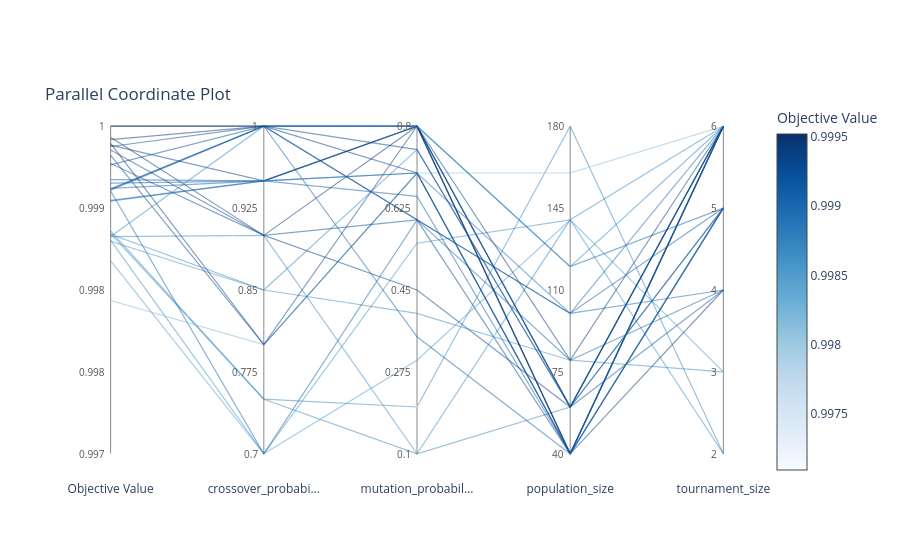

Here is the notebook cell this chart was saved with:
### Code cell
# Shows all parameter combinations together
plot_parallel_coordinate(study).show()

### Figure 1 — Plotly figure (JSON) as saved in the notebook; plotly's stock layout.template omitted (floating-point values rounded to 4 significant figures)
{"data": [{"customdata": [["Objective Value", "0.999"], ["crossover_probabi...", "1"], ["mutation_probabil...", "0.6"], ["population_size", "100"], ["tournament_size", "4"]], "hovertemplate": "%{customdata[0]}: %{customdata[1]}<extra></extra>", "line": {"color": "rgb(21.213058419246938, 97.91271477663608, 169.21305841924695)", "dash": "solid", "width": 1.2}, "mode": "lines", "opacity": 0.5, "showlegend": false, "type": "scatter", "x": [0, 1, 2, 3, 4], "y": [0.8089, 1, 0.7143, 0.4286, 0.5]}, {"customdata": [["Objective Value", "0.999"], ["crossover_probabi...", "0.75"], ["mutation_probabil...", "0.1"], ["population_size", "60"], ["tournament_size", "6"]], "hovertemplate": "%{customdata[0]}: %{customdata[1]}<extra></extra>", "line": {"color": "rgb(53.54845360825808, 133.5484536082581, 191.58556701031478)", "dash": "solid", "width": 1.2}, "mode": "lines", "opacity": 0.5, "showlegend": false, "type": "scatter", "x": [0, 1, 2, 3, 4], "y": [0.6722, 0.1667, 0, 0.1429, 1]}, {"customdata": [["Objective Value", "0.999"], ["crossover_probabi...", "0.9"], ["mutation_probabil...", "0.1"], ["population_size", "140"], ["tournament_size", "6"]], "hovertemplate": "%{customdata[0]}: %{customdata[1]}<extra></extra>", "line": {"color": "rgb(55.907216494847276, 135.90721649484726, 192.80068728522434)", "dash": "solid", "width": 1.2}, "mode": "lines", "opacity": 0.5, "showlegend": false, "type": "scatter", "x": [0, 1, 2, 3, 4], "y": [0.6632, 0.6667, 0, 0.7143, 1]}, {"customdata": [["Objective Value", "0.999"], ["crossover_probabi...", "0.75"], ["mutation_probabil...", "0.2"], ["population_size", "180"], ["tournament_size", "2"]], "hovertemplate": "%{customdata[0]}: %{customdata[1]}<extra></extra>", "line": {"color": "rgb(51.55257731959729, 131.5525773195973, 190.5573883161562)", "dash": "solid", "width": 1.2}, "mode": "lines", "opacity": 0.5, "showlegend": false, "type": "scatter", "x": [0, 1, 2, 3, 4], "y": [0.6797, 0.1667, 0.1429, 1, 0]}, {"customdata": [["Objective Value", "0.999"], ["crossover_probabi...", "0.85"], ["mutation_probabil...", "0.4"], ["population_size", "80"], ["tournament_size", "3"]], "hovertemplate": "%{customdata[0]}: %{customdata[1]}<extra></extra>", "line": {"color": "rgb(59.71752577319857, 139.71752577319856, 194.7635738831629)", "dash": "solid", "width": 1.2}, "mode": "lines", "opacity": 0.5, "showlegend": false, "type": "scatter", "x": [0, 1, 2, 3, 4], "y": [0.6488, 0.5, 0.4286, 0.2857, 0.25]}, {"customdata": [["Objective Value", "0.999"], ["crossover_probabi...", "0.7"], ["mutation_probabil...", "0.3"], ["population_size", "140"], ["tournament_size", "3"]], "hovertemplate": "%{customdata[0]}: %{customdata[1]}<extra></extra>", "line": {"color": "rgb(77.80687285223024, 154.06323024054748, 202.60756013745572)", "dash": "solid", "width": 1.2}, "mode": "lines", "opacity": 0.5, "showlegend": false, "type": "scatter", "x": [0, 1, 2, 3, 4], "y": [0.589, 0, 0.2857, 0.7143, 0.25]}, {"customdata": [["Objective Value", "0.997"], ["crossover_probabi...", "0.95"], ["mutation_probabil...", "0.2"], ["population_size", "120"], ["tournament_size", "4"]], "hovertemplate": "%{customdata[0]}: %{customdata[1]}<extra></extra>", "line": {"color": "rgb(247.0, 251.0, 255.0)", "dash": "solid", "width": 1.2}, "mode": "lines", "opacity": 0.5, "showlegend": false, "type": "scatter", "x": [0, 1, 2, 3, 4], "y": [0, 0.8333, 0.1429, 0.5714, 0.5]}, {"customdata": [["Objective Value", "0.999"], ["crossover_probabi...", "0.7"], ["mutation_probabil...", "0.55"], ["population_size", "140"], ["tournament_size", "2"]], "hovertemplate": "%{customdata[0]}: %{customdata[1]}<extra></extra>", "line": {"color": "rgb(58.991752577317534, 138.99175257731753, 194.38969072164844)", "dash": "solid", "width": 1.2}, "mode": "lines", "opacity": 0.5, "showlegend": false, "type": "scatter", "x": [0, 1, 2, 3, 4], "y": [0.6515, 0, 0.6429, 0.7143, 0]}, {"customdata": [["Objective Value", "1"], ["crossover_probabi...", "1"], ["mutation_probabil...", "0.8"], ["population_size", "40"], ["tournament_size", "6"]], "hovertemplate": "%{customdata[0]}: %{customdata[1]}<extra></extra>", "line": {"color": "rgb(8.0, 48.0, 107.0)", "dash": "solid", "width": 1.2}, "mode": "lines", "opacity": 0.5, "showlegend": false, "type": "scatter", "x": [0, 1, 2, 3, 4], "y": [1, 1, 1, 0, 1]}, {"customdata": [["Objective Value", "0.999"], ["crossover_probabi...", "0.7"], ["mutation_probabil...", "0.6"], ["population_size", "80"], ["tournament_size", "4"]], "hovertemplate": "%{customdata[0]}: %{customdata[1]}<extra></extra>", "line": {"color": "rgb(22.587628865982172, 99.67216494845718, 170.58762886598217)", "dash": "solid", "width": 1.2}, "mode": "lines", "opacity": 0.5, "showlegend": false, "type": "scatter", "x": [0, 1, 2, 3, 4], "y": [0.8021, 0, 0.7143, 0.2857, 0.5]}, {"customdata": [["Objective Value", "0.998"], ["crossover_probabi...", "0.8"], ["mutation_probabil...", "0.7"], ["population_size", "160"], ["tournament_size", "6"]], "hovertemplate": "%{customdata[0]}: %{customdata[1]}<extra></extra>", "line": {"color": "rgb(120.03917525773326, 181.15876288659865, 216.8123711340209)", "dash": "solid", "width": 1.2}, "mode": "lines", "opacity": 0.5, "showlegend": false, "type": "scatter", "x": [0, 1, 2, 3, 4], "y": [0.468, 0.3333, 0.8571, 0.8571, 1]}, {"customdata": [["Objective Value", "1"], ["crossover_probabi...", "1"], ["mutation_probabil...", "0.8"], ["population_size", "40"], ["tournament_size", "6"]], "hovertemplate": "%{customdata[0]}: %{customdata[1]}<extra></extra>", "line": {"color": "rgb(8.0, 48.0, 107.0)", "dash": "solid", "width": 1.2}, "mode": "lines", "opacity": 0.5, "showlegend": false, "type": "scatter", "x": [0, 1, 2, 3, 4], "y": [1, 1, 1, 0, 1]}, {"customdata": [["Objective Value", "0.999"], ["crossover_probabi...", "0.95"], ["mutation_probabil...", "0.65"], ["population_size", "40"], ["tournament_size", "6"]], "hovertemplate": "%{customdata[0]}: %{customdata[1]}<extra></extra>", "line": {"color": "rgb(20.93814432989806, 97.56082474226952, 168.93814432989805)", "dash": "solid", "width": 1.2}, "mode": "lines", "opacity": 0.5, "showlegend": false, "type": "scatter", "x": [0, 1, 2, 3, 4], "y": [0.8103, 0.8333, 0.7857, 0, 1]}, {"customdata": [["Objective Value", "0.999"], ["crossover_probabi...", "1"], ["mutation_probabil...", "0.8"], ["population_size", "60"], ["tournament_size", "6"]], "hovertemplate": "%{customdata[0]}: %{customdata[1]}<extra></extra>", "line": {"color": "rgb(21.487972508586665, 98.26460481099093, 169.48797250858667)", "dash": "solid", "width": 1.2}, "mode": "lines", "opacity": 0.5, "showlegend": false, "type": "scatter", "x": [0, 1, 2, 3, 4], "y": [0.8076, 1, 1, 0.1429, 1]}, {"customdata": [["Objective Value", "0.999"], ["crossover_probabi...", "0.95"], ["mutation_probabil...", "0.8"], ["population_size", "60"], ["tournament_size", "4"]], "hovertemplate": "%{customdata[0]}: %{customdata[1]}<extra></extra>", "line": {"color": "rgb(15.57731958763155, 90.69896907216838, 163.57731958763156)", "dash": "solid", "width": 1.2}, "mode": "lines", "opacity": 0.5, "showlegend": false, "type": "scatter", "x": [0, 1, 2, 3, 4], "y": [0.8371, 0.8333, 1, 0.1429, 0.5]}, {"customdata": [["Objective Value", "0.999"], ["crossover_probabi...", "0.8"], ["mutation_probabil...", "0.7"], ["population_size", "40"], ["tournament_size", "6"]], "hovertemplate": "%{customdata[0]}: %{customdata[1]}<extra></extra>", "line": {"color": "rgb(8.0, 71.58762886597668, 142.02405498281388)", "dash": "solid", "width": 1.2}, "mode": "lines", "opacity": 0.5, "showlegend": false, "type": "scatter", "x": [0, 1, 2, 3, 4], "y": [0.9107, 0.3333, 0.8571, 0, 1]}, {"customdata": [["Objective Value", "0.999"], ["crossover_probabi...", "0.95"], ["mutation_probabil...", "0.8"], ["population_size", "120"], ["tournament_size", "5"]], "hovertemplate": "%{customdata[0]}: %{customdata[1]}<extra></extra>", "line": {"color": "rgb(17.776632302404266, 93.51408934707746, 165.77663230240427)", "dash": "solid", "width": 1.2}, "mode": "lines", "opacity": 0.5, "showlegend": false, "type": "scatter", "x": [0, 1, 2, 3, 4], "y": [0.8261, 0.8333, 1, 0.5714, 0.75]}, {"customdata": [["Objective Value", "0.999"], ["crossover_probabi...", "1"], ["mutation_probabil...", "0.7"], ["population_size", "40"], ["tournament_size", "4"]], "hovertemplate": "%{customdata[0]}: %{customdata[1]}<extra></extra>", "line": {"color": "rgb(8.0, 58.88659793815516, 123.16494845362433)", "dash": "solid", "width": 1.2}, "mode": "lines", "opacity": 0.5, "showlegend": false, "type": "scatter", "x": [0, 1, 2, 3, 4], "y": [0.9588, 1, 0.8571, 0, 0.5]}, {"customdata": [["Objective Value", "0.999"], ["crossover_probabi...", "0.9"], ["mutation_probabil...", "0.8"], ["population_size", "60"], ["tournament_size", "6"]], "hovertemplate": "%{customdata[0]}: %{customdata[1]}<extra></extra>", "line": {"color": "rgb(8.0, 56.8907216494823, 120.20137457044342)", "dash": "solid", "width": 1.2}, "mode": "lines", "opacity": 0.5, "showlegend": false, "type": "scatter", "x": [0, 1, 2, 3, 4], "y": [0.9663, 0.6667, 1, 0.1429, 1]}, {"customdata": [["Objective Value", "0.999"], ["crossover_probabi...", "0.9"], ["mutation_probabil...", "0.6"], ["population_size", "100"], ["tournament_size", "5"]], "hovertemplate": "%{customdata[0]}: %{customdata[1]}<extra></extra>", "line": {"color": "rgb(8.0, 78.11958762886977, 151.72302405498846)", "dash": "solid", "width": 1.2}, "mode": "lines", "opacity": 0.5, "showlegend": false, "type": "scatter", "x": [0, 1, 2, 3, 4], "y": [0.8859, 0.6667, 0.7143, 0.4286, 0.75]}, {"customdata": [["Objective Value", "0.999"], ["crossover_probabi...", "1"], ["mutation_probabil...", "0.35"], ["population_size", "40"], ["tournament_size", "6"]], "hovertemplate": "%{customdata[0]}: %{customdata[1]}<extra></extra>", "line": {"color": "rgb(22.037800687284417, 98.96838487972406, 170.03780068728443)", "dash": "solid", "width": 1.2}, "mode": "lines", "opacity": 0.5, "showlegend": false, "type": "scatter", "x": [0, 1, 2, 3, 4], "y": [0.8048, 1, 0.3571, 0, 1]}, {"customdata": [["Objective Value", "0.999"], ["crossover_probabi...", "0.95"], ["mutation_probabil...", "0.8"], ["population_size", "40"], ["tournament_size", "5"]], "hovertemplate": "%{customdata[0]}: %{customdata[1]}<extra></extra>", "line": {"color": "rgb(8.0, 63.24123711340515, 129.63092783505613)", "dash": "solid", "width": 1.2}, "mode": "lines", "opacity": 0.5, "showlegend": false, "type": "scatter", "x": [0, 1, 2, 3, 4], "y": [0.9423, 0.8333, 1, 0, 0.75]}, {"customdata": [["Objective Value", "0.999"], ["crossover_probabi...", "0.85"], ["mutation_probabil...", "0.75"], ["population_size", "60"], ["tournament_size", "5"]], "hovertemplate": "%{customdata[0]}: %{customdata[1]}<extra></extra>", "line": {"color": "rgb(54.09278350515676, 134.09278350515677, 191.8659793814444)", "dash": "solid", "width": 1.2}, "mode": "lines", "opacity": 0.5, "showlegend": false, "type": "scatter", "x": [0, 1, 2, 3, 4], "y": [0.6701, 0.5, 0.9286, 0.1429, 0.75]}, {"customdata": [["Objective Value", "0.999"], ["crossover_probabi...", "0.8"], ["mutation_probabil...", "0.8"], ["population_size", "80"], ["tournament_size", "6"]], "hovertemplate": "%{customdata[0]}: %{customdata[1]}<extra></extra>", "line": {"color": "rgb(8.0, 61.789690721643076, 127.47560137456094)", "dash": "solid", "width": 1.2}, "mode": "lines", "opacity": 0.5, "showlegend": false, "type": "scatter", "x": [0, 1, 2, 3, 4], "y": [0.9478, 0.3333, 1, 0.2857, 1]}, {"customdata": [["Objective Value", "0.999"], ["crossover_probabi...", "0.9"], ["mutation_probabil...", "0.45"], ["population_size", "60"], ["tournament_size", "6"]], "hovertemplate": "%{customdata[0]}: %{customdata[1]}<extra></extra>", "line": {"color": "rgb(8.0, 67.2329896907146, 135.55807560136412)", "dash": "solid", "width": 1.2}, "mode": "lines", "opacity": 0.5, "showlegend": false, "type": "scatter", "x": [0, 1, 2, 3, 4], "y": [0.9271, 0.6667, 0.5, 0.1429, 1]}, {"customdata": [["Objective Value", "0.999"], ["crossover_probabi...", "1"], ["mutation_probabil...", "0.6"], ["population_size", "40"], ["tournament_size", "5"]], "hovertemplate": "%{customdata[0]}: %{customdata[1]}<extra></extra>", "line": {"color": "rgb(8.0, 79.20824742267925, 153.33951890034191)", "dash": "solid", "width": 1.2}, "mode": "lines", "opacity": 0.5, "showlegend": false, "type": "scatter", "x": [0, 1, 2, 3, 4], "y": [0.8818, 1, 0.7143, 0, 0.75]}, {"customdata": [["Objective Value", "0.999"], ["crossover_probabi...", "1"], ["mutation_probabil...", "0.8"], ["population_size", "120"], ["tournament_size", "6"]], "hovertemplate": "%{customdata[0]}: %{customdata[1]}<extra></extra>", "line": {"color": "rgb(55.907216494847276, 135.90721649484726, 192.80068728522434)", "dash": "solid", "width": 1.2}, "mode": "lines", "opacity": 0.5, "showlegend": false, "type": "scatter", "x": [0, 1, 2, 3, 4], "y": [0.6632, 1, 1, 0.5714, 1]}, {"customdata": [["Objective Value", "0.999"], ["crossover_probabi...", "0.95"], ["mutation_probabil...", "0.7"], ["population_size", "100"], ["tournament_size", "6"]], "hovertemplate": "%{customdata[0]}: %{customdata[1]}<extra></extra>", "line": {"color": "rgb(28.223367697606733, 106.88591065293662, 176.22336769760673)", "dash": "solid", "width": 1.2}, "mode": "lines", "opacity": 0.5, "showlegend": false, "type": "scatter", "x": [0, 1, 2, 3, 4], "y": [0.7739, 0.8333, 0.8571, 0.4286, 1]}, {"customdata": [["Objective Value", "0.999"], ["crossover_probabi...", "1"], ["mutation_probabil...", "0.75"], ["population_size", "60"], ["tournament_size", "5"]], "hovertemplate": "%{customdata[0]}: %{customdata[1]}<extra></extra>", "line": {"color": "rgb(8.0, 64.32989690722673, 131.24742268042758)", "dash": "solid", "width": 1.2}, "mode": "lines", "opacity": 0.5, "showlegend": false, "type": "scatter", "x": [0, 1, 2, 3, 4], "y": [0.9381, 1, 0.9286, 0.1429, 0.75]}, {"customdata": [["Objective Value", "0.999"], ["crossover_probabi...", "0.95"], ["mutation_probabil...", "0.7"], ["population_size", "40"], ["tournament_size", "5"]], "hovertemplate": "%{customdata[0]}: %{customdata[1]}<extra></extra>", "line": {"color": "rgb(28.773195876286167, 107.58969072164629, 176.77319587628617)", "dash": "solid", "width": 1.2}, "mode": "lines", "opacity": 0.5, "showlegend": false, "type": "scatter", "x": [0, 1, 2, 3, 4], "y": [0.7711, 0.8333, 0.8571, 0, 0.75]}, {"hoverinfo": "skip", "marker": {"cmax": 0.9995, "cmin": 0.9971, "color": [0.9971, 0.9995], "colorbar": {"title": {"text": "Objective Value"}}, "colorscale": [[0, "rgb(247,251,255)"], [0.125, "rgb(222,235,247)"], [0.25, "rgb(198,219,239)"], [0.375, "rgb(158,202,225)"], [0.5, "rgb(107,174,214)"], [0.625, "rgb(66,146,198)"], [0.75, "rgb(33,113,181)"], [0.875, "rgb(8,81,156)"], [1, "rgb(8,48,107)"]], "reversescale": false, "showscale": true}, "mode": "markers", "showlegend": false, "type": "scatter", "x": [null, null], "y": [null, null]}], "layout": {"annotations": [{"font": {"color": "#555", "size": 10}, "showarrow": false, "text": "0.997", "x": 0, "xanchor": "right", "xshift": -4, "y": 0}, {"font": {"color": "#555", "size": 10}, "showarrow": false, "text": "0.998", "x": 0, "xanchor": "right", "xshift": -4, "y": 0.25}, {"font": {"color": "#555", "size": 10}, "showarrow": false, "text": "0.998", "x": 0, "xanchor": "right", "xshift": -4, "y": 0.5}, {"font": {"color": "#555", "size": 10}, "showarrow": false, "text": "0.999", "x": 0, "xanchor": "right", "xshift": -4, "y": 0.75}, {"font": {"color": "#555", "size": 10}, "showarrow": false, "text": "1", "x": 0, "xanchor": "right", "xshift": -4, "y": 1}, {"font": {"color": "#555", "size": 10}, "showarrow": false, "text": "0.7", "x": 1, "xanchor": "right", "xshift": -4, "y": 0}, {"font": {"color": "#555", "size": 10}, "showarrow": false, "text": "0.775", "x": 1, "xanchor": "right", "xshift": -4, "y": 0.25}, {"font": {"color": "#555", "size": 10}, "showarrow": false, "text": "0.85", "x": 1, "xanchor": "right", "xshift": -4, "y": 0.5}, {"font": {"color": "#555", "size": 10}, "showarrow": false, "text": "0.925", "x": 1, "xanchor": "right", "xshift": -4, "y": 0.75}, {"font": {"color": "#555", "size": 10}, "showarrow": false, "text": "1", "x": 1, "xanchor": "right", "xshift": -4, "y": 1}, {"font": {"color": "#555", "size": 10}, "showarrow": false, "text": "0.1", "x": 2, "xanchor": "right", "xshift": -4, "y": 0}, {"font": {"color": "#555", "size": 10}, "showarrow": false, "text": "0.275", "x": 2, "xanchor": "right", "xshift": -4, "y": 0.25}, {"font": {"color": "#555", "size": 10}, "showarrow": false, "text": "0.45", "x": 2, "xanchor": "right", "xshift": -4, "y": 0.5}, {"font": {"color": "#555", "size": 10}, "showarrow": false, "text": "0.625", "x": 2, "xanchor": "right", "xshift": -4, "y": 0.75}, {"font": {"color": "#555", "size": 10}, "showarrow": false, "text": "0.8", "x": 2, "xanchor": "right", "xshift": -4, "y": 1}, {"font": {"color": "#555", "size": 10}, "showarrow": false, "text": "40", "x": 3, "xanchor": "right", "xshift": -4, "y": 0}, {"font": {"color": "#555", "size": 10}, "showarrow": false, "text": "75", "x": 3, "xanchor": "right", "xshift": -4, "y": 0.25}, {"font": {"color": "#555", "size": 10}, "showarrow": false, "text": "110", "x": 3, "xanchor": "right", "xshift": -4, "y": 0.5}, {"font": {"color": "#555", "size": 10}, "showarrow": false, "text": "145", "x": 3, "xanchor": "right", "xshift": -4, "y": 0.75}, {"font": {"color": "#555", "size": 10}, "showarrow": false, "text": "180", "x": 3, "xanchor": "right", "xshift": -4, "y": 1}, {"font": {"color": "#555", "size": 10}, "showarrow": false, "text": "2", "x": 4, "xanchor": "right", "xshift": -4, "y": 0}, {"font": {"color": "#555", "size": 10}, "showarrow": false, "text": "3", "x": 4, "xanchor": "right", "xshift": -4, "y": 0.25}, {"font": {"color": "#555", "size": 10}, "showarrow": false, "text": "4", "x": 4, "xanchor": "right", "xshift": -4, "y": 0.5}, {"font": {"color": "#555", "size": 10}, "showarrow": false, "text": "5", "x": 4, "xanchor": "right", "xshift": -4, "y": 0.75}, {"font": {"color": "#555", "size": 10}, "showarrow": false, "text": "6", "x": 4, "xanchor": "right", "xshift": -4, "y": 1}], "hovermode": "closest", "legend": {"orientation": "h", "x": 1, "xanchor": "right", "y": 1, "yanchor": "bottom"}, "plot_bgcolor": "white", "shapes": [{"layer": "below", "line": {"color": "#888", "width": 1}, "type": "line", "x0": 0, "x1": 0, "y0": 0, "y1": 1}, {"layer": "below", "line": {"color": "#888", "width": 1}, "type": "line", "x0": 1, "x1": 1, "y0": 0, "y1": 1}, {"layer": "below", "line": {"color": "#888", "width": 1}, "type": "line", "x0": 2, "x1": 2, "y0": 0, "y1": 1}, {"layer": "below", "line": {"color": "#888", "width": 1}, "type": "line", "x0": 3, "x1": 3, "y0": 0, "y1": 1}, {"layer": "below", "line": {"color": "#888", "width": 1}, "type": "line", "x0": 4, "x1": 4, "y0": 0, "y1": 1}], "title": {"text": "Parallel Coordinate Plot", "y": 1, "yanchor": "bottom", "yref": "paper"}, "xaxis": {"range": [-0.2, 4.2], "showgrid": false, "tickmode": "array", "ticktext": ["Objective Value", "crossover_probabi...", "mutation_probabil...", "population_size", "tournament_size"], "tickvals": [0, 1, 2, 3, 4], "zeroline": false}, "yaxis": {"fixedrange": true, "range": [-0.08, 1.08], "visible": false}}}
